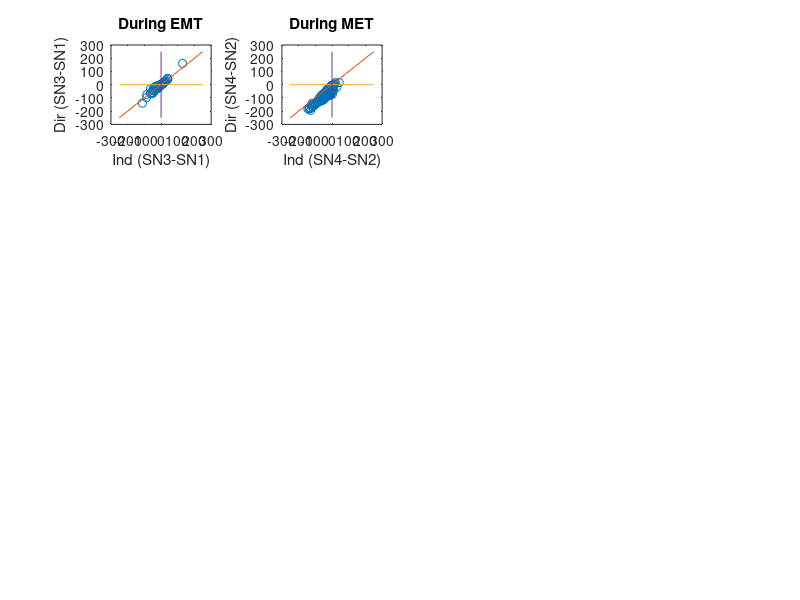

MATLAB code to generate this figure:
clear
clc

load param_ThrePert_SB0AB0_25pc_AND.mat
load param_SameSA0SB0_AND.mat

param_unp = param_SameSA0SB0(:,nrr);
%param_thre = param_ThrePert_OR(:,nrr);


unp=tri_types(nrr,:);
ind=tri_type_AB0ltSB0;
dir=tri_type_SB0ltAB0;

[unp_sorted,idx] = sort(unp);
dir_sorted = dir(idx);
ind_sorted = ind(idx);

SN_DirSorted = SNB_SB0ltAB0(idx,:);
SN_IndSorted = SNB_AB0ltSB0(idx,:);

SNB_Unp = SNB(nrr,:);
SNB_Dir = SNB_SB0ltAB0;
SNB_Ind = SNB_AB0ltSB0;

% Type 4 (1U1D): SN1>SN3>SN2>SN4
% Type 2 (1U2D): SN1>SN3>SN4>SN2
% Type 3 (2U1D): SN3>SN1>SN2>SN4
% Type 1 (2U2D): SN3>SN1>SN4>SN2

nr = length(nrr);

for ik = 1:nr

    if SNB_Unp(ik,1)>SNB_Unp(ik,3) && SNB_Unp(ik,3)>SNB_Unp(ik,2) && SNB_Unp(ik,2)>SNB_Unp(ik,4)
        triType_Unp(ik,1) = 4;
    elseif SNB_Unp(ik,1)>SNB_Unp(ik,3) && SNB_Unp(ik,3)>SNB_Unp(ik,4) && SNB_Unp(ik,4)>SNB_Unp(ik,2)
        triType_Unp(ik,1) = 2;
    elseif SNB_Unp(ik,3)>SNB_Unp(ik,1) && SNB_Unp(ik,1)>SNB_Unp(ik,2) && SNB_Unp(ik,2)>SNB_Unp(ik,4)
        triType_Unp(ik,1) = 3;
    elseif SNB_Unp(ik,3)>SNB_Unp(ik,1) && SNB_Unp(ik,1)>SNB_Unp(ik,4) && SNB_Unp(ik,4)>SNB_Unp(ik,2)
        triType_Unp(ik,1) = 1;
    end

    if SNB_Dir(ik,1)>SNB_Dir(ik,3) && SNB_Dir(ik,3)>SNB_Dir(ik,2) && SNB_Dir(ik,2)>SNB_Dir(ik,4)
        triType_Dir(ik,1) = 4;
    elseif SNB_Dir(ik,1)>SNB_Dir(ik,3) && SNB_Dir(ik,3)>SNB_Dir(ik,4) && SNB_Dir(ik,4)>SNB_Dir(ik,2)
        triType_Dir(ik,1) = 2;
    elseif SNB_Dir(ik,3)>SNB_Dir(ik,1) && SNB_Dir(ik,1)>SNB_Dir(ik,2) && SNB_Dir(ik,2)>SNB_Dir(ik,4)
        triType_Dir(ik,1) = 3;
    elseif SNB_Dir(ik,3)>SNB_Dir(ik,1) && SNB_Dir(ik,1)>SNB_Dir(ik,4) && SNB_Dir(ik,4)>SNB_Dir(ik,2)
        triType_Dir(ik,1) = 1;
    end

    if SNB_Ind(ik,1)>SNB_Ind(ik,3) && SNB_Ind(ik,3)>SNB_Ind(ik,2) && SNB_Ind(ik,2)>SNB_Ind(ik,4)
        triType_Ind(ik,1) = 4;
    elseif SNB_Ind(ik,1)>SNB_Ind(ik,3) && SNB_Ind(ik,3)>SNB_Ind(ik,4) && SNB_Ind(ik,4)>SNB_Ind(ik,2)
        triType_Ind(ik,1) = 2;
    elseif SNB_Ind(ik,3)>SNB_Ind(ik,1) && SNB_Ind(ik,1)>SNB_Ind(ik,2) && SNB_Ind(ik,2)>SNB_Ind(ik,4)
        triType_Ind(ik,1) = 3;
    elseif SNB_Ind(ik,3)>SNB_Ind(ik,1) && SNB_Ind(ik,1)>SNB_Ind(ik,4) && SNB_Ind(ik,4)>SNB_Ind(ik,2)
        triType_Ind(ik,1) = 1;
    end


end


diff_ind_SN31 = SNB_Ind(:,3)-SNB_Ind(:,1);
diff_ind_SN42 = SNB_Ind(:,4)-SNB_Ind(:,2);
diff_ind = diff_ind_SN31+diff_ind_SN42;

diff_dir_SN31 = SNB_Dir(:,3)-SNB_Dir(:,1);
diff_dir_SN42 = SNB_Dir(:,4)-SNB_Dir(:,2);
diff_dir = diff_dir_SN31+diff_dir_SN42;

%percent_ind = (length(find(diff_ind>diff_dir))/length(diff_ind))*100



percent_ind_EMT = (length(find(diff_ind_SN31>diff_dir_SN31))/length(diff_ind_SN31))*100
percent_ind_MET = (length(find(diff_ind_SN42>diff_dir_SN42))/length(diff_ind_SN42))*100

subplot(4,4,1)
plot(diff_ind_SN31,diff_dir_SN31,'o')
hold on
plot([-250,250],[-250,250])
plot([-250,250],[0,0])
plot([0,0],[-250,250])
xlabel('Ind (SN3-SN1)')
ylabel('Dir (SN3-SN1)')
title('During EMT')


subplot(4,4,2)
plot(diff_ind_SN42,diff_dir_SN42,'o')
hold on
plot([-250,250],[-250,250])
plot([-250,250],[0,0])
plot([0,0],[-250,250])
xlabel('Ind (SN4-SN2)')
ylabel('Dir (SN4-SN2)')
title('During MET')



% Convert data into a matrix
data = [unp_sorted';dir_sorted';ind_sorted'];


% Create a heatmap with default colormap
%heatmap(data, 'ColorbarVisible', 'off');
% figure(22)
% subplot(3,1,1)
% heatmap(data,'colormap',parula);
% xlabel('Models');
% %ylabel('a OR b');
% title('OR models (25% change in S_A_0, S_B_0 thresholds)');
% 
% len_H_Dir = SNB_SB0ltSA0(:,3)-SNB_SB0ltSA0(:,2);
% len_H_Ind = SNB_SA0ltSB0(:,3)-SNB_SA0ltSB0(:,2);
% 
% subplot(3,1,2)
% plot(len_H_Ind,len_H_Dir,'o')
% hold on
% plot([0,200],[0,200])
% xlabel('Indirect')
% ylabel('Direct')
